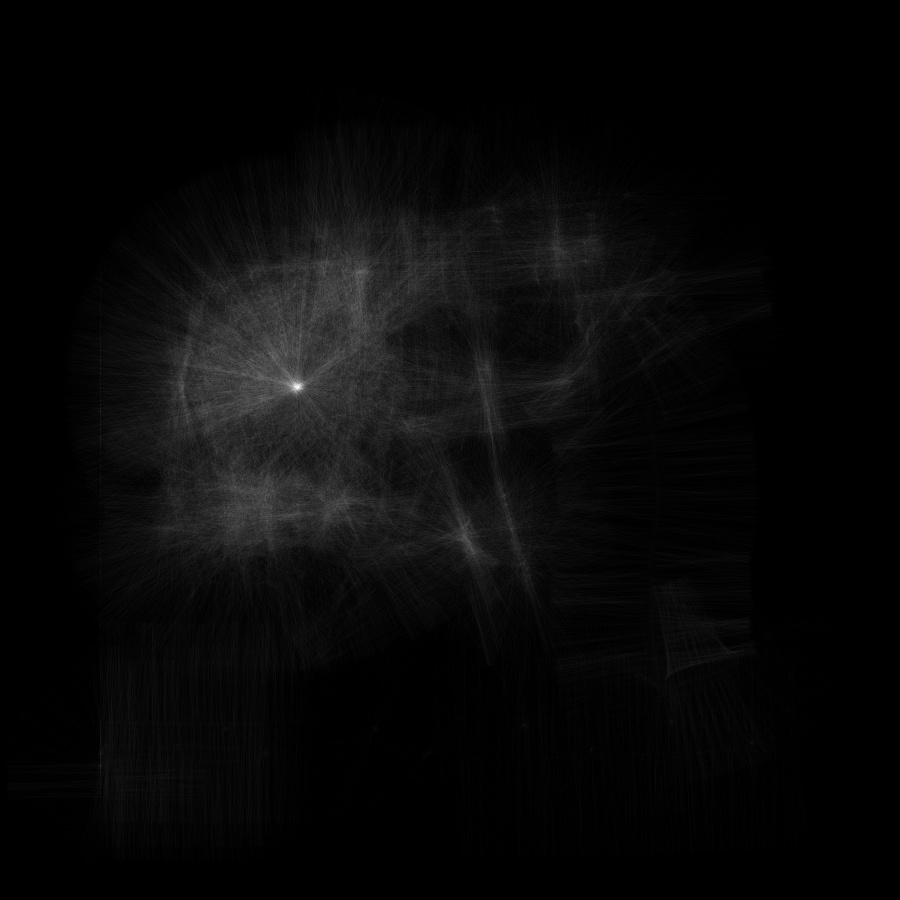
//> input picture hough space.jpg, 900 x 900 px
$ ./dart 'hough space.jpg'   (built with g++ and OpenCV 4)
//> lines starting //> are read from the running program, lines starting //| are printed output that depends on the picture; after the words box and inside, x2 and y2 are one past the last pixel; in counts of white or black regions, pixels touching at a corner belong together
#include "opencv2/objdetect/objdetect.hpp"
#include "opencv2/opencv.hpp"
#include "opencv2/core/core.hpp"
#include "opencv2/highgui/highgui.hpp"
#include "opencv2/imgproc/imgproc.hpp"
#include "opencv2/imgcodecs.hpp"
#include <iostream>
#include <stdio.h>
#include <math.h>

using namespace std;
using namespace cv;

/** Function Headers */
void detect_and_display( Mat frame );
void detection_plus(Mat frame, vector<Rect> dart);
void hough_transform (int thresh_image, Mat &magnitude_img, Mat &direction);
void dart_detection(Mat frame);
void sobel(Mat &input, int size, Mat &dx_image, Mat &dy_image);
void draw_corner_point(Mat &image, const vector<Point> &points, Scalar color = Scalar(255, 255, 255), int radius = 3, int thickness = 2);

/** Global variables */
String cascade_name = "cascade.xml";
CascadeClassifier cascade;
vector<Vec3f> circles;
vector<Rect> dart;
vector<Point> corners;
Mat thresh_mag_img;
static int H[1224 + 2 * 200][1224 + 2 * 200][200] = {};
static int H2[1224 + 2 * 200][1224 + 2 * 200] = {};

/** @function main */
int main( int argc, const char** argv )
{
    // 1. Read Input Image
    Mat frame = imread(argv[1], CV_LOAD_IMAGE_COLOR);
//> frame is the input picture: 900 rows x 900 cols, CV_8UC3; min 0, max 255, mean 8.4

    // 2. Load the Strong Classifier in a structure called `Cascade'
    if ( !cascade.load( cascade_name ) ) { printf("--(!)Error loading\n"); return -1; };

    // 3. Detect Dart and Display Result
    detect_and_display( frame );

    // 4. Save Result Image
    imwrite( "detected.jpg", frame );
    imshow("Detected", frame);
    waitKey(0);

    return 0;
}

/** @function detect_and_display */
void detect_and_display( Mat frame )
{
    Mat magnitude_img;
    Mat dx_image;
    Mat dy_image;
    Mat direction;
    Mat frame_gray(frame.rows, frame.cols, CV_8UC1, Scalar(0));
    Mat gray_image;

    // 1. Prepare Image by turning it into Grayscale and normalising lighting
    cvtColor( frame, frame_gray, CV_BGR2GRAY );
    equalizeHist( frame_gray, frame_gray );

    cvtColor(frame, gray_image, CV_BGR2GRAY);
    GaussianBlur(gray_image, gray_image, Size(3, 3), 0, 0, BORDER_REPLICATE);

    sobel(gray_image, 3, dx_image, dy_image);
//> after the loop in sobel, `for (int i = 0; i < input.rows; i++)`:
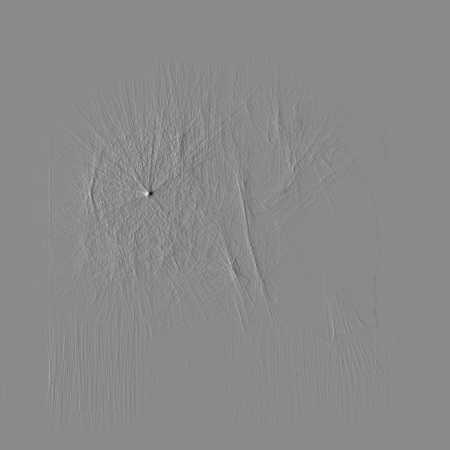
//> dx_image: 900 rows x 900 cols, CV_32FC1 (shown at 1/2 size); min -202, max 171, mean 0; drawn with min black and max white
    magnitude_img.create(gray_image.size(), DataType<float>::type);
    magnitude(dx_image, dy_image, magnitude_img);
    phase(dx_image, dy_image, direction, false);
    normalize(magnitude_img, magnitude_img, 0, 255, NORM_MINMAX, CV_32F);

    hough_transform (30, magnitude_img, direction);
//> in hough_transform, `normalize(sum_r, sum_r, 0, 255, NORM_MINMAX, CV_32SC1);`:
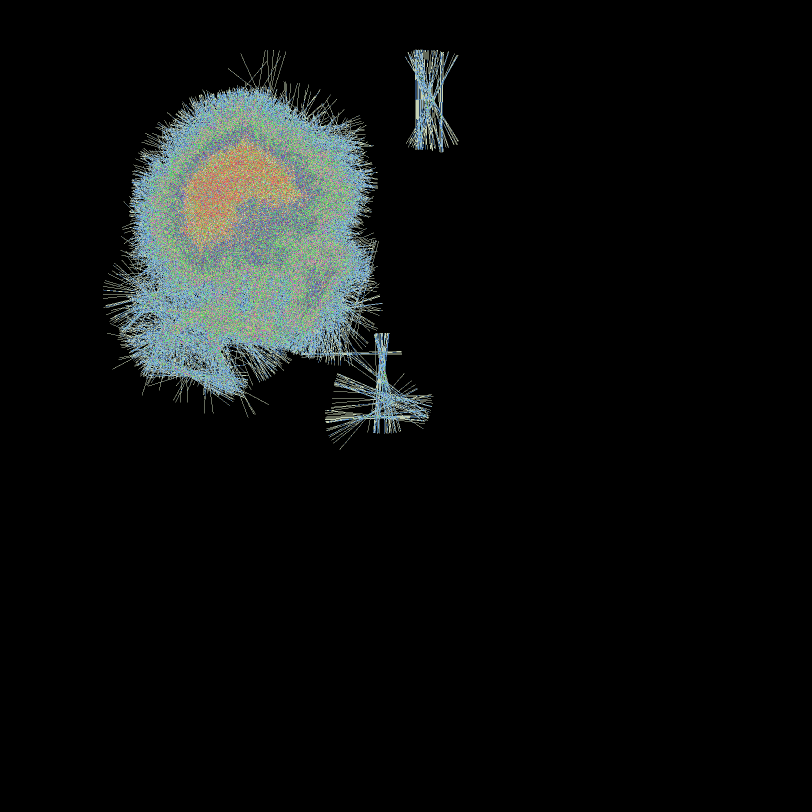
//> sum_r: 1624 rows x 1624 cols, CV_32SC1 (shown at 1/2 size); 74 distinct labels, from 0 to 255; one colour per label, 0 black
//> in hough_transform, `hough_image = sum_r(Range(0, width + 2 * (r_max - r_min)), Range(0, he..`:
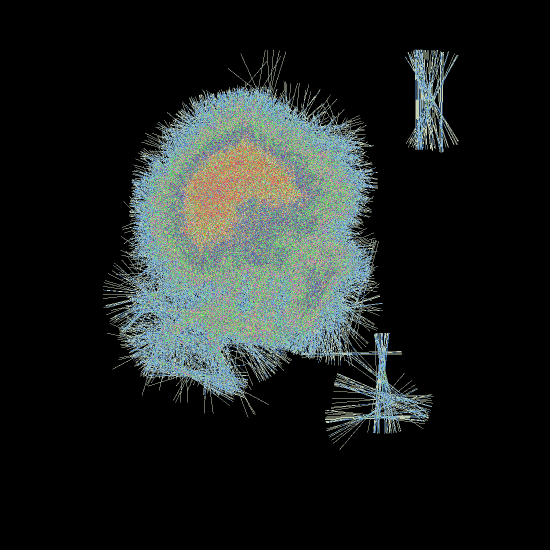
//> hough_image: 1100 rows x 1100 cols, CV_32SC1 (shown at 1/2 size); 74 distinct labels, from 0 to 255; one colour per label, 0 black

    // 2. Perform Viola-Jones Object Detection
    cascade.detectMultiScale( frame_gray, dart, 1.1, 1, 0 | CV_HAAR_SCALE_IMAGE, Size(50, 50), Size(500, 500) );
//> dart = 64 Rects (x, y, width, height), first 8: [278, 74, 54, 54], [489, 89, 61, 61], [517, 86, 54, 54], [592, 96, 56, 56], [555, 103, 54, 54], [600, 120, 52, 52], [674, 144, 62, 62], [702, 192, 58, 58]

    // 3. Draw box around dart found
    detection_plus(frame, dart);

    goodFeaturesToTrack(frame_gray, corners, 200, 0.03, 20);
    draw_corner_point(frame_gray, corners);
    imshow("Corners", frame_gray);

    dart_detection(frame);
}

void detection_plus(Mat frame, vector<Rect> dart)
{
    Mat edge;
    Mat circles_and_rectangles(frame.size(), frame.type());
    circles_and_rectangles = Scalar::all(0);
    Mat edge_gray(frame.rows, frame.cols, CV_8UC1, Scalar(0));

    //Canny(frame, edge, 50, 150, 3);
    Laplacian(frame, edge, frame.depth());
    cvtColor( edge, edge_gray, CV_BGR2GRAY );
    imshow("Edge gray", edge_gray);

    int param2 = 150;
    do {
        circles.clear();

        HoughCircles(edge_gray, circles, CV_HOUGH_GRADIENT, 1.5, 300, 130, param2, 30, 250);//霍夫变换检测圆
        param2 -= 10;
    } while (circles.size() < 1);
//> this loop made 5 passes
//> circles on pass 5: 1 circle (x, y, radius): [332.2, 326.2, 57.6]
//> after the loop, param2 = 100

    for (size_t i = 0; i < circles.size(); i++) //draw circles
    {
        Point center(cvRound(circles[i][0]), cvRound(circles[i][1]));
        int radius = cvRound(circles[i][2]);

        circle( circles_and_rectangles, center, 0, Scalar(0, 255, 0), -1, 8, 0 );
        circle( circles_and_rectangles, center, radius, Scalar(0, 0, 255), 1, 8, 0 );
    }
//> this loop made 1 pass
//> (center, radius) on pass 1: (Point(332, 326), 58)

    for (int j = 0; j < dart.size(); j++)
        rectangle(circles_and_rectangles, Point(dart[j].x, dart[j].y), Point(dart[j].x + dart[j].width, dart[j].y + dart[j].height), Scalar( 0, 255, 0 ), 2);
//> this loop made 64 passes
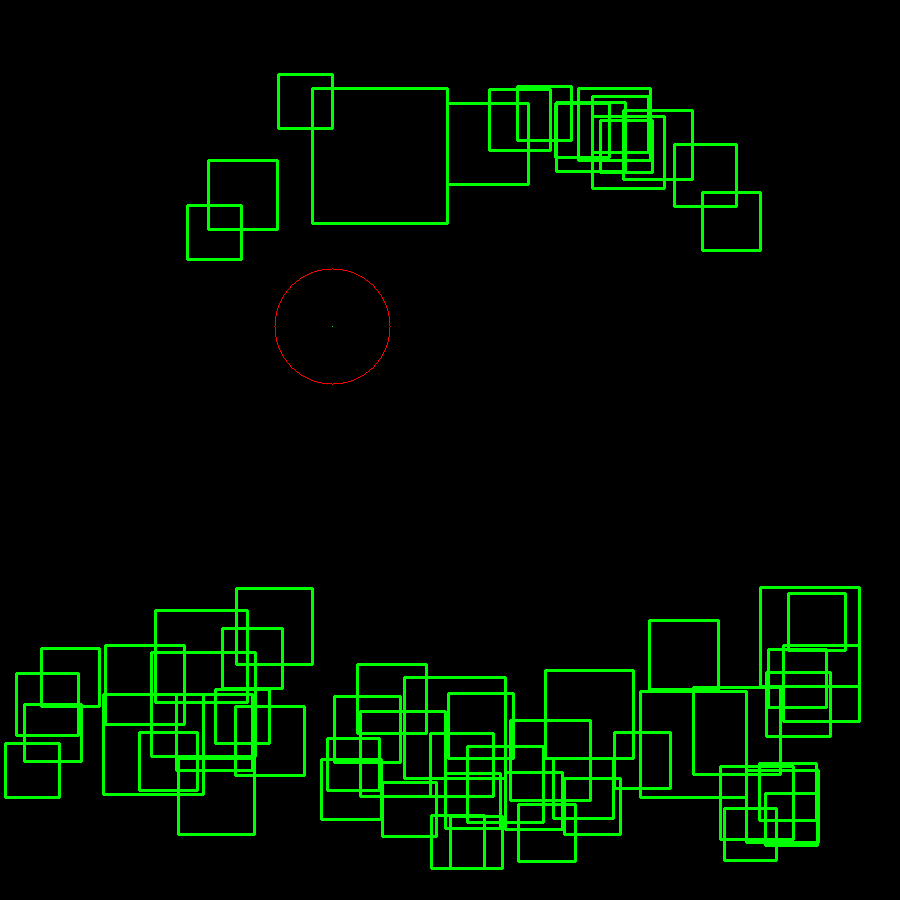
//> circles_and_rectangles: 900 rows x 900 cols, CV_8UC3; mean B, G, R 0, 15, 0.1
//> in detect_and_display, `goodFeaturesToTrack(frame_gray, corners, 200, 0.03, 20);`: corners = 200 Points (x, y), first 12: [318, 596], [98, 502], [100, 544], [100, 402], [140, 478], [770, 308], [617, 645], [711, 662], [750, 624], [662, 698], [98, 322], [698, 386]
//> after the loop in draw_corner_point, `while (it != points.end())`:
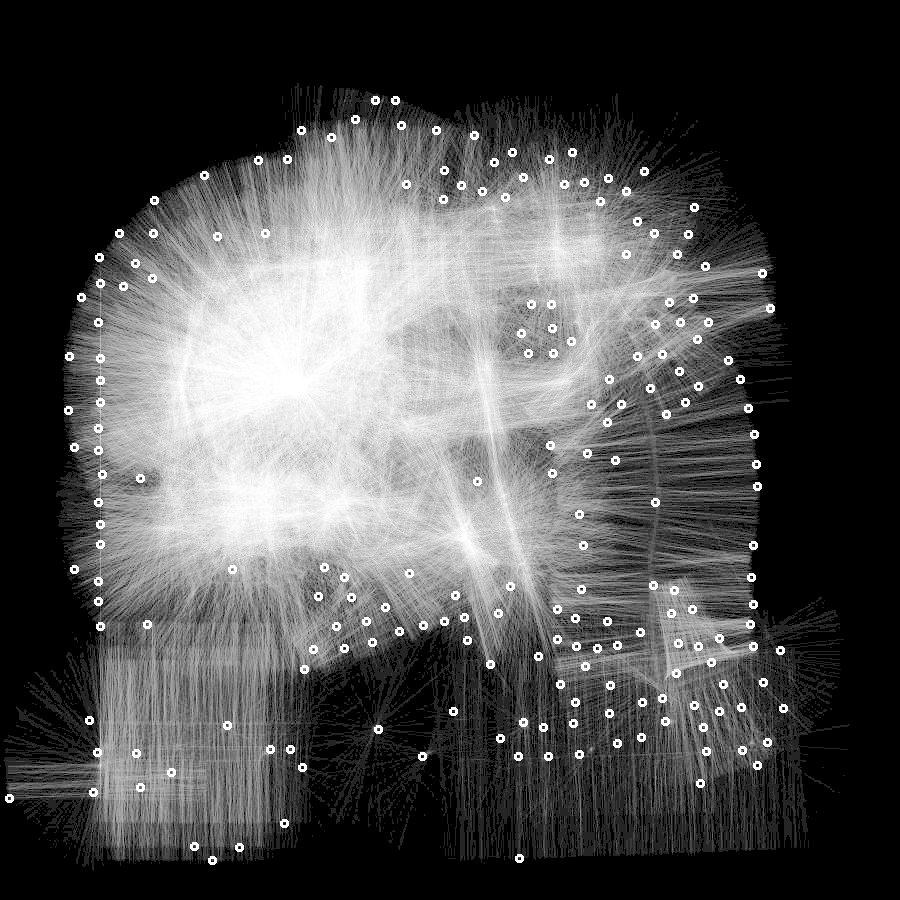
//> image: 900 rows x 900 cols, CV_8UC1; min 0, max 255, mean 78.8

    imshow("Circles and Rectangles", circles_and_rectangles);
}

void hough_transform (int thresh_image, Mat &magnitude_img, Mat &direction)
{
    int width = magnitude_img.cols;
    int height = magnitude_img.rows;

    int r_min = 0;
    int r_max = 100;

    thresh_mag_img = magnitude_img > thresh_image;
    imwrite("thresh_mag_img.jpg", thresh_mag_img);

    for (int x = 0; x < width; x++)
    {
        for (int y = 0; y < height; y++)
        {
            for (int r = r_min; r <= r_max; r++)
            {
                if (magnitude_img.at<float>(y, x) > thresh_image )
                {
                    float x0, y0;

                    x0 = x + r * cos(direction.at<float>(y, x));
                    y0 = y + r * sin(direction.at<float>(y, x));
                    H[(int) x0 + r_max ][(int) y0 + r_max ][(int) r - r_min]++;

                    x0 = x - r * cos(direction.at<float>(y, x));
                    y0 = y - r * sin(direction.at<float>(y, x));
                    H[(int) x0 + r_max ][(int) y0 + r_max ][(int) r - r_min]++;
                }
            }
            //cout << "hello" << endl;
        }
    }

    Mat sum_r;
    sum_r.create(1224 + 2 * 200, 1224 + 2 * 200, CV_32SC1);

    for (int r = r_min; r <= r_max; r++)
    {
        for (int x = 0; x < width + 2 * r_max; x++)
        {
            for (int y = 0; y < height + 2 * r_max; y++)
                H2[x][y] += H[x][y][r];
        }
    }

    sum_r = Mat(1224 + 2 * 200, 1224 + 2 * 200, CV_32SC1, &H2);
    Mat hough_image;
    normalize(sum_r, sum_r, 0, 255, NORM_MINMAX, CV_32SC1);
    hough_image = sum_r(Range(0, width + 2 * (r_max - r_min)), Range(0, height + 2 * (r_max - r_min)));
    imwrite("hough space.jpg", hough_image);
}
void dart_detection(Mat frame)
{
    int  rectan_number = 0, rectan_number_2 = 0;
    bool flag = false;
    bool _flag = false;
    int count = 0, count_corner_point = 0, max_corner_number = 0, detection_count = 0;
    double fitness1 = 0.0;
    double fitness2 = 0.0;

    for ( int i = 0; i < circles.size(); i++ )
    {
        for (int j = 0; j < dart.size(); j++)
        {
            //cout << dart[j].width << endl;
            double centre_x_rate = ((double)fabs(dart[j].x + dart[j].width / 2 - circles[i][0]) / (double)frame.rows);
            double centre_y_rate = ((double)fabs(dart[j].y + dart[j].height / 2 - circles[i][1]) / (double)frame.cols);
            //cout << centre_x_rate << endl;
            //cout << centre_y_rate << endl;
            if ( centre_x_rate < 0.076 &&  centre_y_rate < 0.076 )
            {
                flag = true;
                count ++;
                if (count > 1)
                {
                    fitness1 = ((dart[rectan_number].width + dart[rectan_number].height) / 2) / (circles[i][2] * 2);
                    if (fitness1 > 1)
                        fitness1 = 1 / fitness1;
                    fitness2 = ((dart[j].width + dart[j].height) / 2) / (circles[i][2] * 2);
                    if (fitness2 > 1)
                        fitness2 = 1 / fitness2;

                    if (fitness2 > fitness1)
                    {
                        dart[rectan_number].width = 0, dart[rectan_number].height = 0;
                        rectan_number = j;
                    }
                    else
                        dart[j].width = 0, dart[j].height = 0;
                }
                else
                    rectan_number = j;
            }
            else
            {
                for (int h = 0; h < corners.size(); h++)
                {
                    double point_dist_x = (double)fabs(dart[j].x + dart[j].width / 2 - corners[h].x);
                    double point_dist_y = (double)fabs(dart[j].y + dart[j].height / 2 - corners[h].y);

                    if (point_dist_x < (dart[j].width / 2) && point_dist_y < (dart[j].height / 2))
                        count_corner_point ++;
                }
                if (count_corner_point >= 10 && count_corner_point > max_corner_number)
                {
                    _flag = true;
                    rectan_number_2 = j;
                    max_corner_number = count_corner_point;
                }
            }
            count_corner_point = 0;
        }

        double center_dist_x = (double)fabs(dart[rectan_number].x + dart[rectan_number].width / 2 - circles[i][0]);
        double center_dist_y = (double)fabs(dart[rectan_number].y + dart[rectan_number].height / 2 - circles[i][1]);

        if (sqrt(center_dist_x * center_dist_x + center_dist_y * center_dist_y) < circles[i][2])
            detection_count ++;

        cout << detection_count << endl;
        detection_count = 0;
        count = 0;

        double rectan_dist_x = (double)fabs(dart[rectan_number].x + dart[rectan_number].width / 2 - dart[rectan_number_2].x + dart[rectan_number_2].width / 2);
        double rectan_dist_y = (double)fabs(dart[rectan_number].y + dart[rectan_number].height / 2 - dart[rectan_number_2].y + dart[rectan_number_2].height / 2);

        if (rectan_dist_x > (dart[rectan_number].width + dart[rectan_number_2].width) * 2 || rectan_dist_y > (dart[rectan_number].height + dart[rectan_number_2].height) * 2)
            if (_flag)rectangle(frame, Point(dart[rectan_number_2].x, dart[rectan_number_2].y), Point(dart[rectan_number_2].x + dart[rectan_number_2].width, dart[rectan_number_2].y + dart[rectan_number_2].height), Scalar( 255, 0, 255 ), 2);

        if (flag == false)
            if (_flag)rectangle(frame, Point(dart[rectan_number_2].x, dart[rectan_number_2].y), Point(dart[rectan_number_2].x + dart[rectan_number_2].width, dart[rectan_number_2].y + dart[rectan_number_2].height), Scalar( 255, 0, 255 ), 2);

        if (flag)rectangle(frame, Point(dart[rectan_number].x, dart[rectan_number].y), Point(dart[rectan_number].x + dart[rectan_number].width, dart[rectan_number].y + dart[rectan_number].height), Scalar( 0, 255, 0 ), 2);
    }
//> this loop made 1 pass
//> (flag, count, fitness1, fitness2, rectan_number, count_corner_point, center_dist_x, center_dist_y) on pass 1: (false, 0, 0, 0, 0, 0, 27.25, 225.2)
//> (printed output is left out)
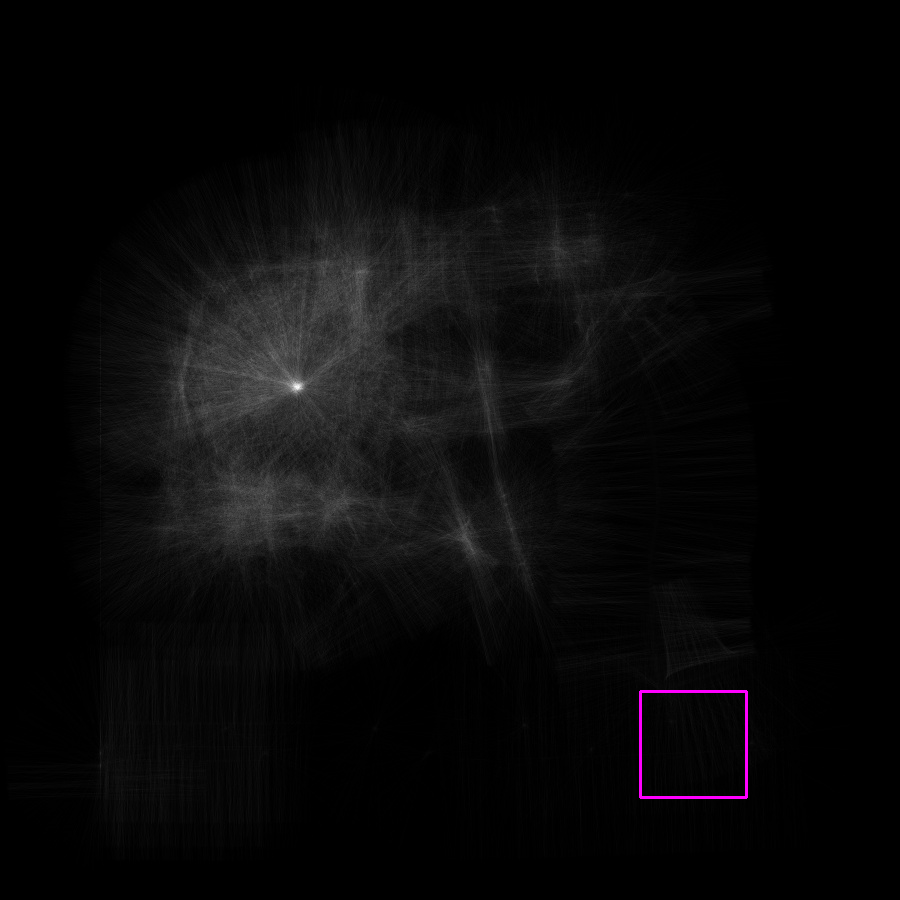
//> frame: 900 rows x 900 cols, CV_8UC3; 0.16% of pixels changed, all inside (x1, y1, x2, y2) = (639, 690, 748, 799)
//> after the loop, flag = false; count = 0; fitness1 = 0; fitness2 = 0; rectan_number = 0; count_corner_point = 0; rectan_number_2 = 62; max_corner_number = 11; detection_count = 0
}

void sobel(Mat &input, int size, Mat &dx_image, Mat &dy_image)
{
    // intialise the output using the input
    dx_image.create(input.size(), DataType<float>::type);
    dy_image.create(input.size(), DataType<float>::type);
    // create the Gaussian kernel in 1D
    Mat kX = getGaussianKernel(size, -1);
    Mat kY = getGaussianKernel(size, -1);

    // make it 2D multiply one by the transpose of the other
    Mat kernel_dx = kX * kY.t();
    Mat kernel_dy = kX * kY.t();

    // we need to create a padded version of the input
    // or there will be border effects
    int kernel_r_x = (kernel_dx.size[0] - 1) / 2;
    int kernel_r_y = (kernel_dx.size[1] - 1) / 2;

    int dx[9] = { -1, 0, 1, -2, 0, 2, -1, 0, 1 };
    int dy[9] = { -1, -2, -1, 0, 0, 0, 1, 2, 1 };
    int count = 0;

    // SET KERNEL VALUES
    for (int m = -kernel_r_x; m <= kernel_r_x; m++)
    {
        for (int n = -kernel_r_y; n <= kernel_r_y; n++)
        {
            kernel_dx.at<double>(m + kernel_r_x, n + kernel_r_y) = dx[count];
            kernel_dy.at<double>(m + kernel_r_x, n + kernel_r_y) = dy[count];
            count++;
        }
    }

    Mat padded_in;
    copyMakeBorder(input, padded_in, kernel_r_x, kernel_r_x, kernel_r_y, kernel_r_y, BORDER_REPLICATE);

    // now we can do the convoltion
    for (int i = 0; i < input.rows; i++)
    {
        for (int j = 0; j < input.cols; j++)
        {
            double sumx = 0.0;
            double sumy = 0.0;
            for (int m = -kernel_r_x; m <= kernel_r_x; m++)
            {
                for (int n = -kernel_r_y; n <= kernel_r_y; n++)
                {
                    // find the correct indices we are using
                    int imagex = i + m + kernel_r_x;
                    int imagey = j + n + kernel_r_y;
                    int kernelx = m + kernel_r_x;
                    int kernely = n + kernel_r_y;

                    // get the values from the padded image and the kernel
                    int imageval = (int)padded_in.at<uchar>(imagex, imagey);
                    double kernalvalx = kernel_dx.at<double>(kernelx, kernely);
                    double kernalvaly = kernel_dy.at<double>(kernelx, kernely);

                    // do the multiplication
                    sumx += imageval * kernalvalx;
                    sumy += imageval * kernalvaly;
                }
            }
            // set the output value as the sum of the convolution
            dx_image.at<float>(i, j) = (float)sumx;
            dy_image.at<float>(i, j) = (float)sumy;
        }
    }

}

void draw_corner_point(Mat &image, const vector<Point> &points, Scalar color , int radius , int thickness)
{
    vector<Point>::const_iterator it = points.begin();
    while (it != points.end())
    {
        circle(image, *it, radius, color, thickness);   // draw corner circles
        ++it;
    }
}
